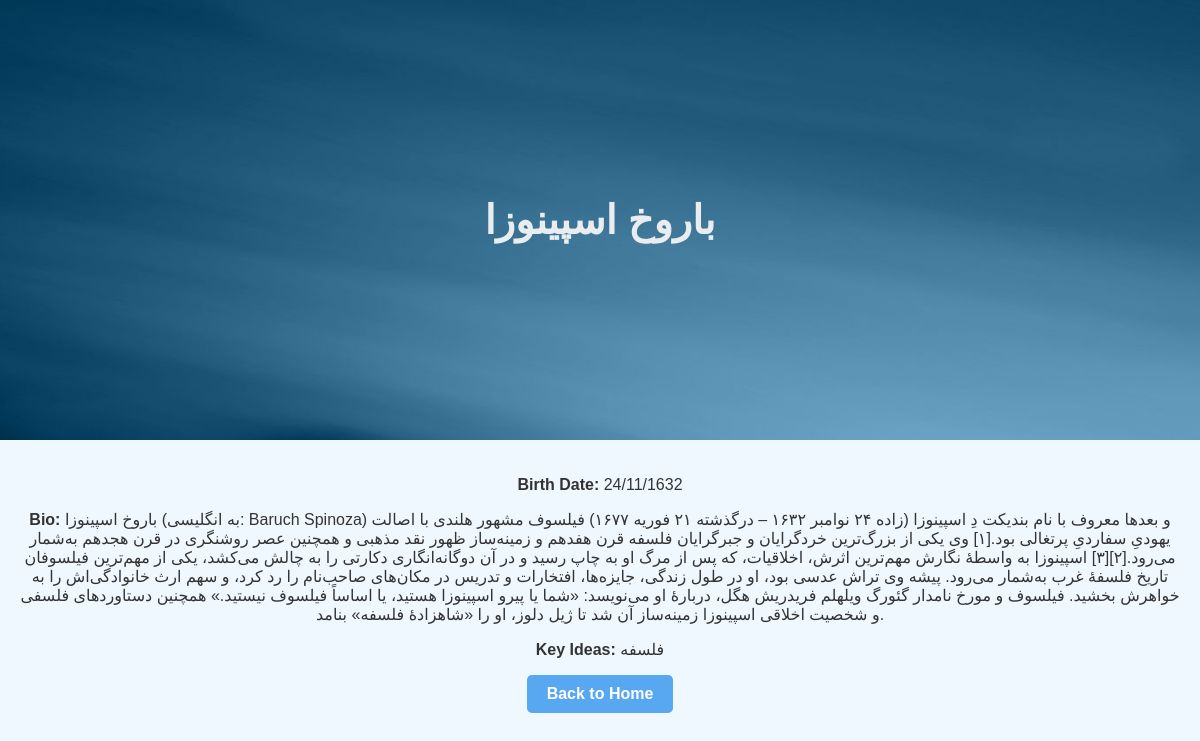
/PhiloApp/philosopher/3/, run on the app's committed database.
### PhiloApp/models.py (models this page shows)
class Philosophers(models.Model):
    FullName = models.CharField(max_length = 100)
    BirthDate = models.TextField()
    Bio = models.TextField()
    KeyIdeas = models.TextField()
    picture = models.ImageField(upload_to='philosopher_images',null=True,blank=True)

### PhiloApp/views.py (the view)
# urls.py: path('philosopher/<int:philosopher_id>/', views.philosopher_detail, name='philosopher_detail'),
def philosopher_detail(request, philosopher_id):
    philosopher = get_object_or_404(Philosophers, id=philosopher_id)
    return render(request, 'philosopher_detail.html', {'philosopher': philosopher})

### PhiloApp/templates/philosopher_detail.html (shortened to what this page needs)
{% load static %}
<!DOCTYPE html>
<html lang="en">
  <head>
    <link rel="stylesheet" href="{% static 'css/styles.css' %}" />
  </head>
  <body>
    <header>
      <h1>{{ philosopher.FullName }}</h1>
    </header>
    <div class="container">
      <div class="philosopher-detail">
        <p><strong>Birth Date:</strong> {{ philosopher.BirthDate }}</p>
        <p><strong>Bio:</strong> {{ philosopher.Bio }}</p>
        <p><strong>Key Ideas:</strong> {{ philosopher.KeyIdeas }}</p>
        <a href="{% url 'index' %}" class="btn">Back to Home</a>
      </div>
    </div>
  </body>
</html>

### PhiloApp/static/css/styles.css (style rules this page uses)
body { font-family: "Arial", sans-serif; background-color: #f0f8ff; color: #333; margin: 0; padding: 0; text-align: center; }
.container { max-width: 1200px; margin: 0 auto; padding: 20px; }
h1 { color: #e9edf0; text-align: center; }
a { color: #00b4d8; text-decoration: none; }
header { background-image: url("images/back3.jpg"); background-size: cover; background-position: center; height: 400px; display: flex; flex-direction: column; align-items: center; justify-content: center; padding: 20px 0; text-align: center; }
header h1 { margin: 0; font-size: 2.5rem; }
.btn { display: inline-block; padding: 10px 20px; background-color: #58a7f1; color: #ffffff; border: none; border-radius: 5px; cursor: pointer; transition: background-color 0.3s ease; font-weight: bold; }

### data on the page
Philosophers: FullName "باروخ اسپینوزا", BirthDate "24/11/1632", Bio "باروخ اسپینوزا (به انگلیسی: Baruch Spinoza) و بعدها معروف با نام بندیکت دِ اسپینوزا (زاده ۲۴ نوامبر ۱۶۳۲ – درگذشته ۲۱ فوریه ۱۶۷۷) فیلسوف مشهور هلندی با اصالت یهودیِ سفاردیِ پرتغالی بود.[۱] وی یکی از بزرگ‌ترین خردگرایان و جبرگرایان فلسفه قرن هفدهم و زمینه‌ساز ظهور نقد مذهبی و همچنین عصر روشنگری در قرن هجدهم به‌شمار می‌رود.[۲][۳] اسپینوزا به واسطهٔ نگارش مهم‌ترین اثرش، اخلاقیات، که پس از مرگ او به چاپ رسید و در آن دوگانه‌انگاری دکارتی را به چالش می‌کشد، یکی از مهم‌ترین فیلسوفان تاریخ فلسفهٔ غرب به‌شمار می‌رود. پیشه وی تراش عدسی بود، او در طول زندگی، جایزه‌ها، افتخارات و تدریس در مکان‌های صاحب‌نام را رد کرد، و سهم ارث خانوادگی‌اش را به خواهرش بخشید. فیلسوف و مورخ نامدار گئورگ ویلهلم فریدریش…", KeyIdeas "فلسفه"
